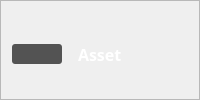
                        <widget class="QFrame" name="frameLineFilesAssets">
                         <property name="styleSheet">
                          <string notr="true"/>
                         </property>
                         <property name="frameShape">
                          <enum>QFrame::StyledPanel</enum>
                         </property>
                         <property name="frameShadow">
                          <enum>QFrame::Raised</enum>
                         </property>
                         <layout class="QHBoxLayout" name="horizontalLayout_31">
                          <property name="topMargin">
                           <number>18</number>
                          </property>
                          <property name="bottomMargin">
                           <number>9</number>
                          </property>
                          <item>
                           <widget class="QPushButton" name="pushButtonPreviousFilesAssets">
                            <property name="minimumSize">
                             <size>
                              <width>50</width>
                              <height>20</height>
                             </size>
                            </property>
                            <property name="maximumSize">
                             <size>
                              <width>50</width>
                              <height>20</height>
                             </size>
                            </property>
                            <property name="styleSheet">
                             <string notr="true">QPushButton
{
	background-color: rgb(83, 83, 83);
	color: rgb(255, 255, 255);
	border-radius: 3px;
}
QPushButton:hover:!pressed
{
	background-color: rgb(100, 100, 100);
}</string>
                            </property>
                            <property name="text">
                             <string/>
                            </property>
                            <property name="icon">
                             <iconset resource="cioxoQtResources.qrc">
                              <normaloff>:/icons/graphics/icons/arrowLeft.svg</normaloff>:/icons/graphics/icons/arrowLeft.svg</iconset>
                            </property>
                           </widget>
                          </item>
                          <item>
                           <spacer name="horizontalSpacer">
                            <property name="orientation">
                             <enum>Qt::Horizontal</enum>
                            </property>
                            <property name="sizeType">
                             <enum>QSizePolicy::Fixed</enum>
                            </property>
                            <property name="sizeHint" stdset="0">
                             <size>
                              <width>10</width>
                              <height>10</height>
                             </size>
                            </property>
                           </spacer>
                          </item>
                          <item>
                           <widget class="QLabel" name="labelWelcomeFilesAssets">
                            <property name="maximumSize">
                             <size>
                              <width>500</width>
                              <height>16777215</height>
                             </size>
                            </property>
                            <property name="font">
                             <font>
                              <family>Source Sans Pro</family>
                              <pointsize>12</pointsize>
                              <weight>75</weight>
                              <bold>true</bold>
                             </font>
                            </property>
                            <property name="styleSheet">
                             <string notr="true">color:white;</string>
                            </property>
                            <property name="text">
                             <string>Asset</string>
                            </property>
                            <property name="alignment">
                             <set>Qt::AlignLeading|Qt::AlignLeft|Qt::AlignVCenter</set>
                            </property>
                           </widget>
                          </item>
                          <item>
                           <widget class="QLabel" name="labelLineFilesAssets">
                            <property name="maximumSize">
                             <size>
                              <width>16777215</width>
                              <height>0</height>
                             </size>
                            </property>
                            <property name="styleSheet">
                             <string notr="true">border-color: rgb(180, 180, 180);
border-style:solid;
border-radius: 5px;
border-width: 1px;</string>
                            </property>
                            <property name="frameShape">
                             <enum>QFrame::NoFrame</enum>
                            </property>
                            <property name="text">
                             <string/>
                            </property>
                            <property name="alignment">
                             <set>Qt::AlignRight|Qt::AlignTrailing|Qt::AlignVCenter</set>
                            </property>
                           </widget>
                          </item>
                         </layout>
                        </widget>
